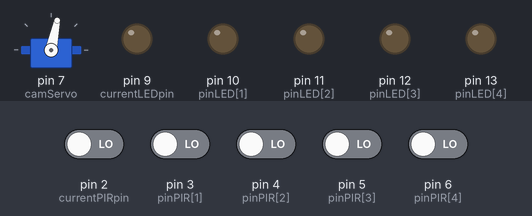
A sketch run on a simulated Arduino Uno, built with avr-gcc and run on an emulated ATmega328P. On the bench: servo, output pins drawn as LEDs (lit = HIGH). The test bench sets the inputs (shaded band); at power-on: pin 2 (currentPIRpin), pin 3 (pinPIR[1]), pin 4 (pinPIR[2]), pin 5 (pinPIR[3]), pin 6 (pinPIR[4]) LOW. What the sketch prints to the serial monitor is not drawn.

Above: at 16.2 s.
16.3 s: pin 2 (currentPIRpin) driven HIGH
At 16.7 s:
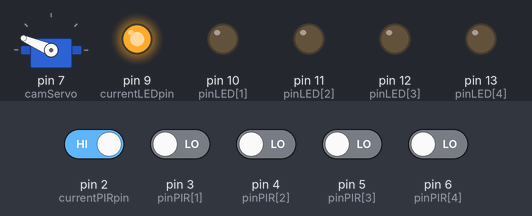
17.8 s: pin 3 (pinPIR[1]) driven HIGH
At 19.0 s:
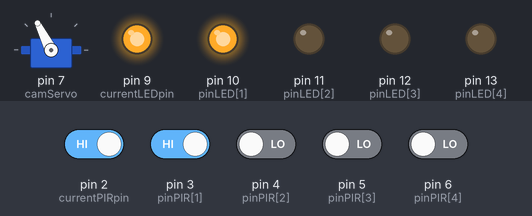
19.3 s: pin 4 (pinPIR[2]) driven HIGH
At 20.2 s:
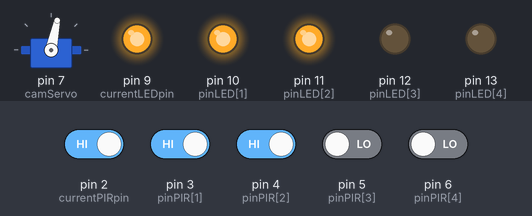
20.8 s: pin 5 (pinPIR[3]) driven HIGH
At 21.3 s:
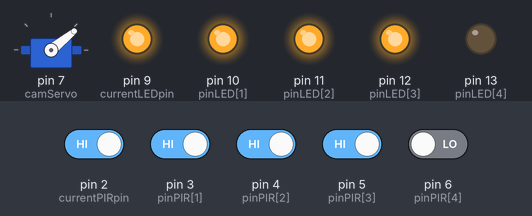
22.3 s: pin 6 (pinPIR[4]) driven HIGH
At 23.5 s:
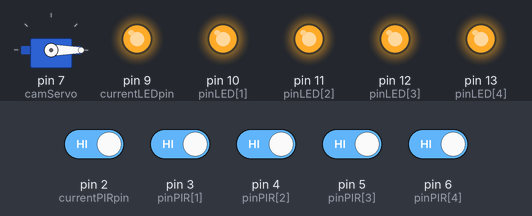
23.8 s: pin 2 (currentPIRpin) driven LOW
At 24.8 s:
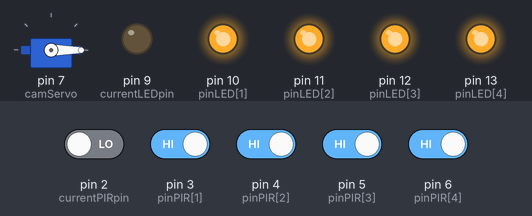
Timing chart, 0 to 26.3 s (numbered marks = the images above; inputs shaded):
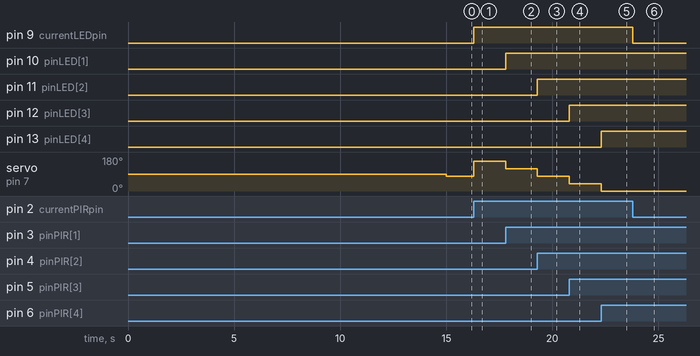

Measured:
- after the input at 16.3 s, pin 9 (currentLEDpin): LOW → HIGH at once; servo on pin 7 (camServo): 78° → 157° at once
- after the input at 17.8 s, pin 10 (pinLED[1]): LOW → HIGH at once; servo on pin 7 (camServo): 157° → 117° at once
- after the input at 19.3 s, pin 11 (pinLED[2]): LOW → HIGH at once; servo on pin 7 (camServo): 117° → 78° at once
- after the input at 20.8 s, pin 12 (pinLED[3]): LOW → HIGH at once; servo on pin 7 (camServo): 78° → 39° at once
- after the input at 22.3 s, pin 13 (pinLED[4]): LOW → HIGH at once; servo on pin 7 (camServo): 39° → 0° at once
- after the input at 23.8 s, pin 9 (currentLEDpin): HIGH → LOW at once

The sketch:

source_code.ino
```cpp
//////////////////////////
//........SPYCAM........//
//////////////////////////

//////// DEKLARASI ////////
// Tower Pro MG996R
#include <Servo.h>
Servo camServo;
int currentPIRpos = 0;

// LED status
int pinLED[] = {9,10,11,12,13};
int currentLEDpin = 9;

// HC-SR501
int pinPIR[] = {2,3,4,5,6};
int currentPIRpin = 2;
int PIRcond[] = {1,1,1,1,1};
int PIRpos[] = {157,117.75,78.5,39.25,0};
boolean PIRstatus;

//////// SETUP //////////
void setup() {
    Serial.begin(9600);
    camServo.attach(7);

    for(int pir=0; pir<5; pir++) {
        pinMode(pinPIR[pir], INPUT);
    }

    for(int led=0; led<5; led++) {
        pinMode(pinLED[led], OUTPUT);
    }

    ////// KALIBRASI SENSOR /////////
    Serial.print("Tunggu sebantar slur, Sensor sedang dikalibrasi..");
    for(int calibrate=0; calibrate<15; calibrate++) {
        Serial.print(".");
        delay(1000);
    }
    Serial.println("Sensor sudah siap");

    camServo.write(78.5);
}

void loop() {
    for(int pir=0; pir<5; pir++) {
        currentPIRpin = pinPIR[pir];
        currentLEDpin = pinLED[pir];
        PIRstatus = digitalRead(currentPIRpin);

        if(PIRstatus == HIGH) {
            digitalWrite(currentLEDpin, HIGH);
            if(PIRcond[pir] == 0) {
                if(currentPIRpos != currentPIRpin && PIRcond[pir] == 0) {
                    camServo.write(PIRpos[pir]);
                    Serial.print("Posisi kamera : ");
                    Serial.println(PIRpos[pir]);
                    delay(50);
                    currentPIRpos = currentPIRpin;
                    PIRcond[pir] = 1;
                }
                PIRcond[pir] = 1;
            }
        }else {
            digitalWrite(currentLEDpin, LOW);
            PIRcond[pir] = 0;
        }
    }
}
```
